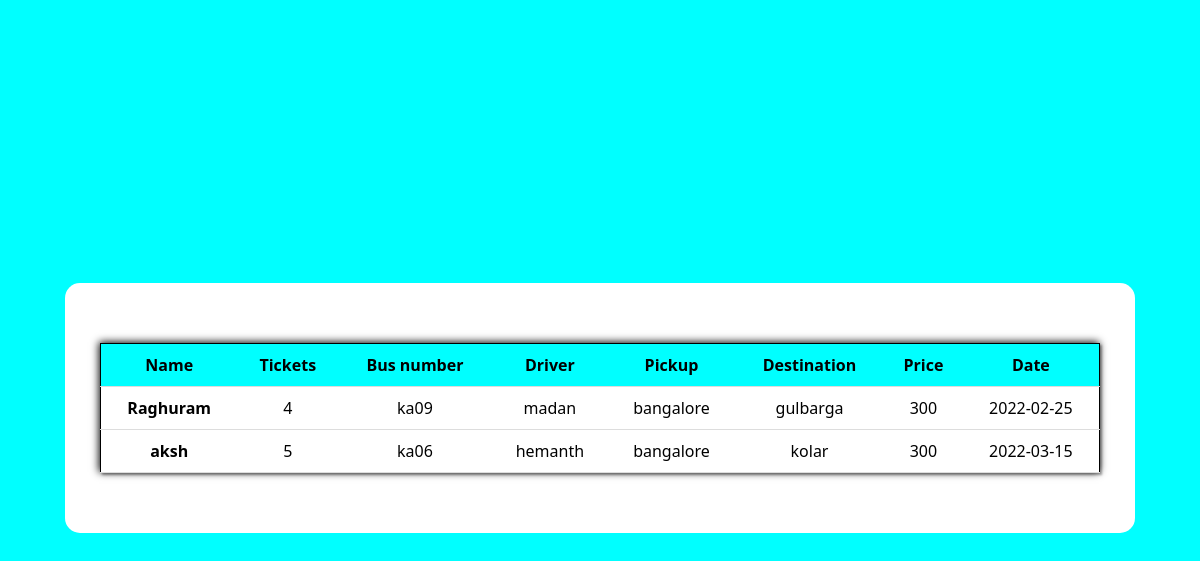
The page /displayticketsa.php on the database its author committed.
### tables this page shows
CREATE TABLE `passenger` (
  `id` int(200) NOT NULL,
  `name` varchar(200) NOT NULL,
  `phone` varchar(200) NOT NULL,
  `tickets` int(200) NOT NULL,
  `pick` varchar(200) NOT NULL,
  `dest` varchar(200) NOT NULL,
  `depart` date NOT NULL
);

CREATE TABLE `bus_list` (
  `id` int(200) NOT NULL,
  `bus_number` varchar(200) NOT NULL,
  `Driver` varchar(200) NOT NULL,
  `pickup` varchar(200) NOT NULL,
  `dest` varchar(200) NOT NULL,
  `price` int(11) NOT NULL,
  `depart_date` date NOT NULL
);

### displayticketsa.php (the view, shortened to what this page needs)
<!DOCTYPE html>
<html lang="en">
<head>
</head>
<body>
<?php
include 'connectsu.php';
$sql="select passenger.name,passenger.tickets,bus_list.bus_number,bus_list.Driver,bus_list.pickup,bus_list.dest,bus_list.price,bus_list.depart_date from passenger,bus_list where passenger.pick=bus_list.pickup and passenger.dest=bus_list.dest and bus_list.depart_date=passenger.depart order by passenger.depart";
$result=mysqli_query($con,$sql);
?>
    <div class="output">
        <table >
        <tr class="tablehead">
          <th scope="col">Name</th>
          <th scope="col">Tickets</th>
          <th scope="col">Bus number</th>
          <th scope="col">Driver</th>
          <th scope="col">Pickup</th>
          <th scope="col">Destination</th>
          <th scope="col">Price</th>
          <th scope="col">Date</th>
        </tr>
  <?php
if($result){
  while($row =mysqli_fetch_assoc($result)){
    $id=$row['name'];
    $name=$row['tickets'];
    $email=$row['bus_number'];
    $phone=$row['Driver'];
    $typeofbus=$row['pickup'];
    $dest=$row['dest'];
    $days=$row['price'];
    $departure=$row['depart_date'];
    echo '<tr>
    <th scope="row">'.$id.'</th>
    <td>'.$name.'</td>
    <td>'.$email.'</td>
    <td>'.$phone.'</td>
    <td>'.$typeofbus.'</td>
    <td>'.$dest.'</td>
    <td>'.$days.'</td>
    <td>'.$departure.'</td>
  </tr>';
  }
}
?>
    </table>
    </div>
</body>
</html>

### displayticketsa.php (style rules this page uses)
body { font-family: 'Segoe UI'; height: 800px; display: flex; align-items: center; justify-content: center; background-size: cover; background-position: center; text-align: center; background:aqua; background-image: url(./images/bus1.jpg); background-size: cover; }
.output { background-color:white; position: relative; padding: 60px 35px; border-radius: 15px; }
table { left: 50%; top: 50%; border-collapse: collapse; width: 1000px; border: 1px solid black; box-shadow: 2px 2px 2px rgba(0, 0, 0, 0.3),-1px -1px 8px; }
tr { cursor: pointer; transition: all.2s ease-in; }
td,th { padding: 10px; border-bottom: 1px solid #ddd; }
.tablehead { background-color: aqua; }

### rows shown on the page
passenger: name "Raghuram", tickets "4", bus_list.bus_number "ka09", bus_list.Driver "madan", bus_list.pickup "bangalore", bus_list.dest "gulbarga", bus_list.price "300", bus_list.depart_date "2022-02-25"
passenger: name "aksh", tickets "5", bus_list.bus_number "ka06", bus_list.Driver "hemanth", bus_list.pickup "bangalore", bus_list.dest "kolar", bus_list.price "300", bus_list.depart_date "2022-03-15"
